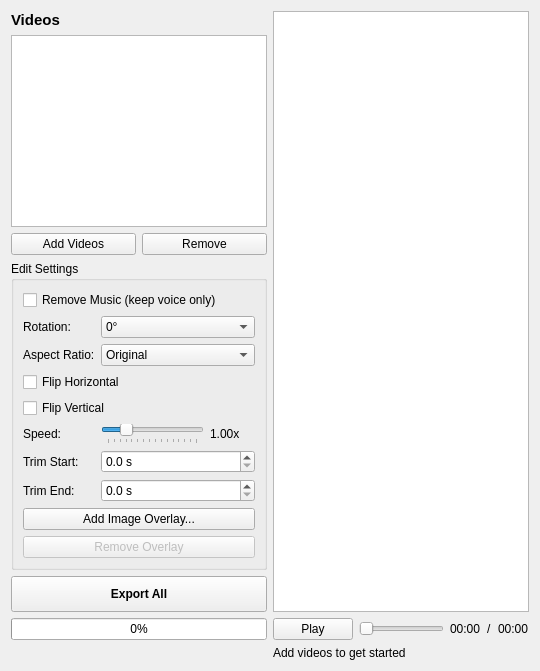
<?xml version="1.0" encoding="UTF-8"?>
<ui version="4.0">
    <class>centralWidget</class>
    <widget class="QWidget" name="centralWidget">
        <layout class="QHBoxLayout" name="mainLayout">
            <item>
                <layout class="QVBoxLayout" name="leftPanel">
                    <item>
                        <widget class="QLabel" name="lblVideos">
                            <property name="text">
                                <string>Videos</string>
                            </property>
                            <property name="font">
                                <font>
                                    <bold>true</bold>
                                    <pointsize>11</pointsize>
                                </font>
                            </property>
                        </widget>
                    </item>
                    <item>
                        <widget class="QListWidget" name="listVideos"/>
                    </item>
                    <item>
                        <layout class="QHBoxLayout" name="videoButtonsLayout">
                            <item>
                                <widget class="QPushButton" name="btnAddVideos">
                                    <property name="text">
                                        <string>Add Videos</string>
                                    </property>
                                </widget>
                            </item>
                            <item>
                                <widget class="QPushButton" name="btnRemoveVideo">
                                    <property name="text">
                                        <string>Remove</string>
                                    </property>
                                </widget>
                            </item>
                        </layout>
                    </item>
                    <item>
                        <widget class="QGroupBox" name="groupSettings">
                            <property name="title">
                                <string>Edit Settings</string>
                            </property>
                            <layout class="QFormLayout" name="settingsLayout">
                                <item row="0" column="0" colspan="2">
                                    <widget class="QCheckBox" name="chkRemoveMusic">
                                        <property name="text">
                                            <string>Remove Music (keep voice only)</string>
                                        </property>
                                    </widget>
                                </item>
                                <item row="1" column="0">
                                    <widget class="QLabel">
                                        <property name="text">
                                            <string>Rotation:</string>
                                        </property>
                                    </widget>
                                </item>
                                <item row="1" column="1">
                                    <widget class="QComboBox" name="comboRotation">
                                        <item>
                                            <property name="text">
                                                <string>0°</string>
                                            </property>
                                        </item>
                                        <item>
                                            <property name="text">
                                                <string>90°</string>
                                            </property>
                                        </item>
                                        <item>
                                            <property name="text">
                                                <string>180°</string>
                                            </property>
                                        </item>
                                        <item>
                                            <property name="text">
                                                <string>270°</string>
                                            </property>
                                        </item>
                                    </widget>
                                </item>
                                <item row="2" column="0">
                                    <widget class="QLabel">
                                        <property name="text">
                                            <string>Aspect Ratio:</string>
                                        </property>
                                    </widget>
                                </item>
                                <item row="2" column="1">
                                    <widget class="QComboBox" name="comboAspect">
                                        <item>
                                            <property name="text">
                                                <string>Original</string>
                                            </property>
                                        </item>
                                        <item>
                                            <property name="text">
                                                <string>16:9</string>
                                            </property>
                                        </item>
                                        <item>
                                            <property name="text">
                                                <string>9:16</string>
                                            </property>
                                        </item>
                                        <item>
                                            <property name="text">
                                                <string>4:3</string>
                                            </property>
                                        </item>
                                        <item>
                                            <property name="text">
                                                <string>1:1</string>
                                            </property>
                                        </item>
                                    </widget>
                                </item>
                                <item row="3" column="0" colspan="2">
                                    <widget class="QCheckBox" name="chkFlipH">
                                        <property name="text">
                                            <string>Flip Horizontal</string>
                                        </property>
                                    </widget>
                                </item>
                                <item row="4" column="0" colspan="2">
                                    <widget class="QCheckBox" name="chkFlipV">
                                        <property name="text">
                                            <string>Flip Vertical</string>
                                        </property>
                                    </widget>
                                </item>
                                <item row="5" column="0">
                                    <widget class="QLabel">
                                        <property name="text">
                                            <string>Speed:</string>
                                        </property>
                                    </widget>
                                </item>
                                <item row="5" column="1">
                                    <layout class="QHBoxLayout">
                                        <item>
                                            <widget class="QSlider" name="sliderSpeed">
                                                <property name="orientation">
                                                    <enum>Qt::Horizontal</enum>
                                                </property>
                                                <property name="minimum">
                                                    <number>25</number>
                                                </property>
                                                <property name="maximum">
                                                    <number>400</number>
                                                </property>
                                                <property name="value">
                                                    <number>100</number>
                                                </property>
                                                <property name="tickInterval">
                                                    <number>25</number>
                                                </property>
                                                <property name="tickPosition">
                                                    <enum>QSlider::TicksBelow</enum>
                                                </property>
                                            </widget>
                                        </item>
                                        <item>
                                            <widget class="QLabel" name="lblSpeedValue">
                                                <property name="text">
                                                    <string>1.00x</string>
                                                </property>
                                                <property name="minimumSize">
                                                    <size>
                                                        <width>45</width>
                                                        <height>0</height>
                                                    </size>
                                                </property>
                                            </widget>
                                        </item>
                                    </layout>
                                </item>
                                <item row="6" column="0">
                                    <widget class="QLabel">
                                        <property name="text">
                                            <string>Trim Start:</string>
                                        </property>
                                    </widget>
                                </item>
                                <item row="6" column="1">
                                    <widget class="QDoubleSpinBox" name="spinTrimStart">
                                        <property name="minimum">
                                            <double>0.0</double>
                                        </property>
                                        <property name="maximum">
                                            <double>99999.0</double>
                                        </property>
                                        <property name="decimals">
                                            <number>1</number>
                                        </property>
                                        <property name="suffix">
                                            <string> s</string>
                                        </property>
                                    </widget>
                                </item>
                                <item row="7" column="0">
                                    <widget class="QLabel">
                                        <property name="text">
                                            <string>Trim End:</string>
                                        </property>
                                    </widget>
                                </item>
                                <item row="7" column="1">
                                    <widget class="QDoubleSpinBox" name="spinTrimEnd">
                                        <property name="minimum">
                                            <double>0.0</double>
                                        </property>
                                        <property name="maximum">
                                            <double>99999.0</double>
                                        </property>
                                        <property name="decimals">
                                            <number>1</number>
                                        </property>
                                        <property name="suffix">
                                            <string> s</string>
                                        </property>
                                    </widget>
                                </item>
                                <item row="8" column="0" colspan="2">
                                    <widget class="QPushButton" name="btnAddOverlay">
                                        <property name="text">
                                            <string>Add Image Overlay...</string>
                                        </property>
                                    </widget>
                                </item>
                                <item row="9" column="0" colspan="2">
                                    <widget class="QPushButton" name="btnRemoveOverlay">
                                        <property name="text">
                                            <string>Remove Overlay</string>
                                        </property>
                                        <property name="enabled">
                                            <bool>false</bool>
                                        </property>
                                    </widget>
                                </item>
                            </layout>
                        </widget>
                    </item>
                    <item>
                        <widget class="QPushButton" name="btnExport">
                            <property name="text">
                                <string>Export All</string>
                            </property>
                            <property name="font">
                                <font>
                                    <bold>true</bold>
                                </font>
                            </property>
                            <property name="minimumSize">
                                <size>
                                    <width>0</width>
                                    <height>36</height>
                                </size>
                            </property>
                        </widget>
                    </item>
                    <item>
                        <widget class="QProgressBar" name="progressBar">
                            <property name="value">
                                <number>0</number>
                            </property>
                        </widget>
                    </item>
                    <item>
                        <widget class="QLabel" name="lblExportStatus">
                            <property name="text">
                                <string></string>
                            </property>
                        </widget>
                    </item>
                </layout>
            </item>
            <item>
                <layout class="QVBoxLayout" name="rightPanel">
                    <item>
                        <widget class="QGraphicsView" name="graphicsView">
                            <property name="sizePolicy">
                                <sizepolicy hsizetype="Expanding" vsizetype="Expanding">
                                    <horstretch>0</horstretch>
                                    <verstretch>1</verstretch>
                                </sizepolicy>
                            </property>
                            <property name="horizontalScrollBarPolicy">
                                <enum>Qt::ScrollBarAlwaysOff</enum>
                            </property>
                            <property name="verticalScrollBarPolicy">
                                <enum>Qt::ScrollBarAlwaysOff</enum>
                            </property>
                        </widget>
                    </item>
                    <item>
                        <layout class="QHBoxLayout" name="playbackLayout">
                            <item>
                                <widget class="QPushButton" name="btnPlayPause">
                                    <property name="text">
                                        <string>Play</string>
                                    </property>
                                    <property name="minimumSize">
                                        <size>
                                            <width>60</width>
                                            <height>0</height>
                                        </size>
                                    </property>
                                </widget>
                            </item>
                            <item>
                                <widget class="QSlider" name="sliderSeek">
                                    <property name="orientation">
                                        <enum>Qt::Horizontal</enum>
                                    </property>
                                </widget>
                            </item>
                            <item>
                                <widget class="QLabel" name="lblTime">
                                    <property name="text">
                                        <string>00:00</string>
                                    </property>
                                </widget>
                            </item>
                            <item>
                                <widget class="QLabel">
                                    <property name="text">
                                        <string>/</string>
                                    </property>
                                </widget>
                            </item>
                            <item>
                                <widget class="QLabel" name="lblDuration">
                                    <property name="text">
                                        <string>00:00</string>
                                    </property>
                                </widget>
                            </item>
                        </layout>
                    </item>
                    <item>
                        <widget class="QLabel" name="lblStatus">
                            <property name="text">
                                <string>Add videos to get started</string>
                            </property>
                        </widget>
                    </item>
                </layout>
            </item>
        </layout>
    </widget>
    <resources/>
    <connections/>
</ui>
